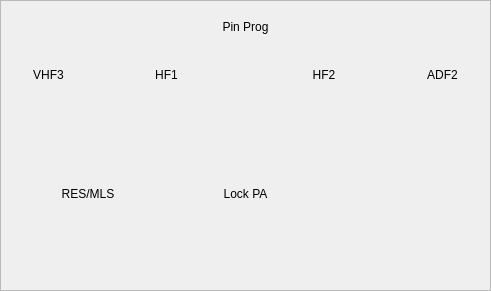
   <widget class="QFrame" name="workArea_2">
    <property name="geometry">
     <rect>
      <x>1240</x>
      <y>20</y>
      <width>491</width>
      <height>291</height>
     </rect>
    </property>
    <property name="sizePolicy">
     <sizepolicy hsizetype="Preferred" vsizetype="Expanding">
      <horstretch>0</horstretch>
      <verstretch>0</verstretch>
     </sizepolicy>
    </property>
    <property name="maximumSize">
     <size>
      <width>16777215</width>
      <height>520</height>
     </size>
    </property>
    <property name="frameShape">
     <enum>QFrame::Shape::StyledPanel</enum>
    </property>
    <layout class="QGridLayout" name="gridLayout_2">
     <item row="1" column="5">
      <layout class="QVBoxLayout" name="verticalLayout_5">
       <item>
        <widget class="QLabel" name="lblADF1_7">
         <property name="text">
          <string>ADF2</string>
         </property>
         <property name="alignment">
          <set>Qt::AlignmentFlag::AlignCenter</set>
         </property>
        </widget>
       </item>
       <item>
        <widget class="AviaLampToggleButton" name="lampPlaceholder_3" native="true"/>
       </item>
      </layout>
     </item>
     <item row="0" column="2" colspan="2">
      <widget class="QLabel" name="lblADF1_3">
       <property name="maximumSize">
        <size>
         <width>16777215</width>
         <height>30</height>
        </size>
       </property>
       <property name="text">
        <string>Pin Prog</string>
       </property>
       <property name="alignment">
        <set>Qt::AlignmentFlag::AlignCenter</set>
       </property>
      </widget>
     </item>
     <item row="1" column="0">
      <layout class="QVBoxLayout" name="verticalLayout_2">
       <item>
        <widget class="QLabel" name="lblADF1_4">
         <property name="text">
          <string>VHF3</string>
         </property>
         <property name="alignment">
          <set>Qt::AlignmentFlag::AlignCenter</set>
         </property>
        </widget>
       </item>
       <item>
        <widget class="AviaLampToggleButton" name="lampPlaceholder_0" native="true"/>
       </item>
      </layout>
     </item>
     <item row="1" column="3" colspan="2">
      <layout class="QVBoxLayout" name="verticalLayout_4">
       <item>
        <widget class="QLabel" name="lblADF1_6">
         <property name="text">
          <string>HF2</string>
         </property>
         <property name="alignment">
          <set>Qt::AlignmentFlag::AlignCenter</set>
         </property>
        </widget>
       </item>
       <item>
        <widget class="AviaLampToggleButton" name="lampPlaceholder_2" native="true"/>
       </item>
      </layout>
     </item>
     <item row="2" column="0" colspan="2">
      <layout class="QVBoxLayout" name="verticalLayout_7">
       <item>
        <widget class="QLabel" name="lblADF1_9">
         <property name="text">
          <string>RES/MLS</string>
         </property>
         <property name="alignment">
          <set>Qt::AlignmentFlag::AlignCenter</set>
         </property>
        </widget>
       </item>
       <item>
        <widget class="AviaLampToggleButton" name="lampPlaceholder_4" native="true"/>
       </item>
      </layout>
     </item>
     <item row="1" column="1" colspan="2">
      <layout class="QVBoxLayout" name="verticalLayout_3">
       <item>
        <widget class="QLabel" name="lblADF1_5">
         <property name="text">
          <string>HF1</string>
         </property>
         <property name="alignment">
          <set>Qt::AlignmentFlag::AlignCenter</set>
         </property>
        </widget>
       </item>
       <item>
        <widget class="AviaLampToggleButton" name="lampPlaceholder_1" native="true"/>
       </item>
      </layout>
     </item>
     <item row="2" column="2" colspan="2">
      <layout class="QVBoxLayout" name="verticalLayout_8">
       <item>
        <widget class="QLabel" name="lblADF1_10">
         <property name="text">
          <string>Lock PA</string>
         </property>
         <property name="alignment">
          <set>Qt::AlignmentFlag::AlignCenter</set>
         </property>
        </widget>
       </item>
       <item>
        <widget class="AviaLampToggleButton" name="lampPlaceholder_5" native="true"/>
       </item>
      </layout>
     </item>
     <item row="2" column="4" colspan="2">
      <layout class="QVBoxLayout" name="verticalLayout_9"/>
     </item>
    </layout>
   </widget>
